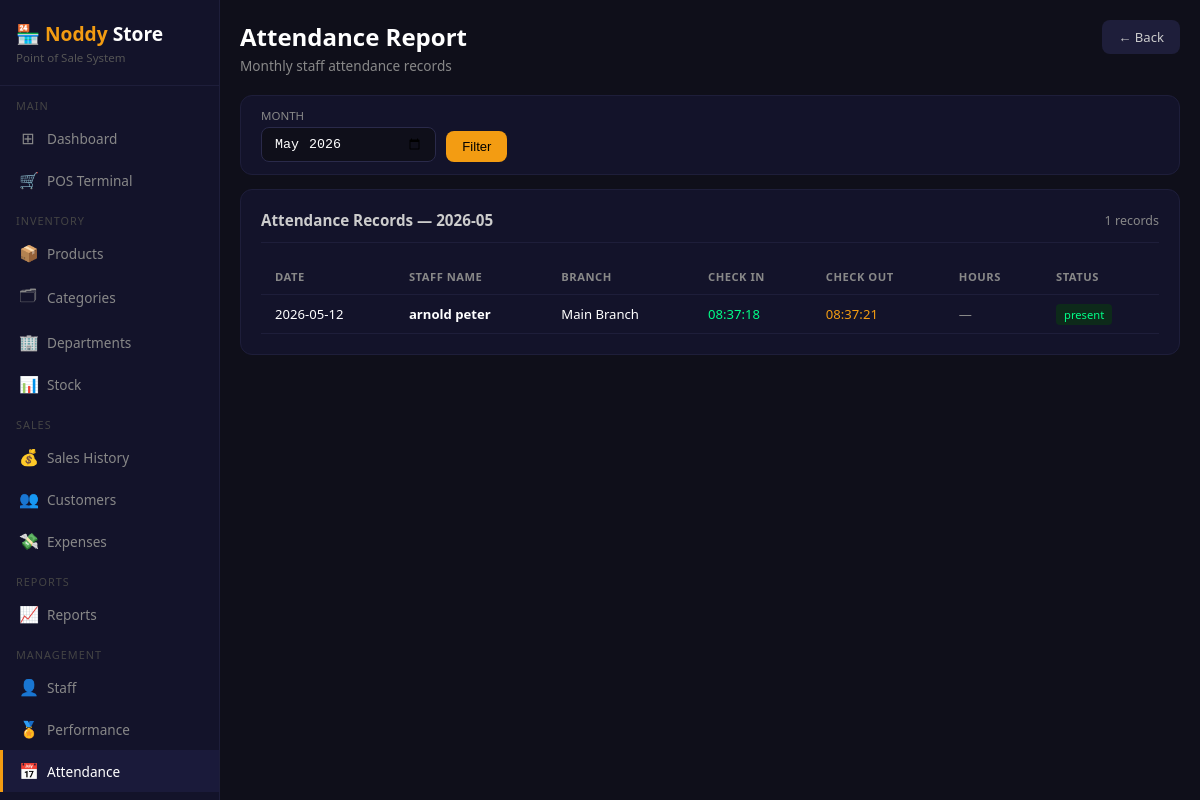
Page /staff/attendance/report (signed in) on the committed database.
### tables this page shows
CREATE TABLE attendance (
        id         INTEGER PRIMARY KEY AUTOINCREMENT,
        user_id    INTEGER,
        branch_id  INTEGER,
        date       TEXT,
        check_in   TEXT,
        check_out  TEXT,
        status     TEXT DEFAULT 'present',
        FOREIGN KEY (user_id)   REFERENCES users(id),
        FOREIGN KEY (branch_id) REFERENCES branches(id)
    );

CREATE TABLE users (
        id         INTEGER PRIMARY KEY AUTOINCREMENT,
        full_name  TEXT NOT NULL,
        username   TEXT UNIQUE NOT NULL,
        password   TEXT NOT NULL,
        role       TEXT DEFAULT 'cashier',
        branch_id  INTEGER,
        active     INTEGER DEFAULT 1,
        created_at TEXT DEFAULT CURRENT_TIMESTAMP,
        FOREIGN KEY (branch_id) REFERENCES branches(id)
    );

CREATE TABLE branches (
        id         INTEGER PRIMARY KEY AUTOINCREMENT,
        name       TEXT NOT NULL,
        location   TEXT,
        phone      TEXT,
        created_at TEXT DEFAULT CURRENT_TIMESTAMP
    );

### app.py (the view)
@app.route('/staff/attendance/report')
@login_required
def attendance_report():
    conn      = get_db()
    branch_id = session.get('branch_id')
    role      = session.get('role')
    month     = request.args.get('month', datetime.now().strftime('%Y-%m'))
    bf        = '' if role=='admin' else f'AND a.branch_id={branch_id}'
    records   = conn.execute(f'''
        SELECT a.*,u.full_name,b.name as branch_name
        FROM attendance a
        JOIN users u ON a.user_id=u.id
        LEFT JOIN branches b ON a.branch_id=b.id
        WHERE strftime('%Y-%m',a.date)=? {bf}
        ORDER BY a.date DESC,u.full_name
    ''', (month,)).fetchall()
    conn.close()
    return render_template('attendance.html', records=records, month=month)

### app.py (called while the page is built)
def login_required(f):
    @wraps(f)
    def decorated(*args, **kwargs):
        if 'user_id' not in session:
            return redirect(url_for('login'))
        return f(*args, **kwargs)
    return decorated

### database.py (called while the page is built)
def get_db():
    conn = sqlite3.connect(DB)
    conn.row_factory = sqlite3.Row
    return conn

### templates/attendance.html (shortened to what this page needs)
{% extends 'base.html' %}
{% block content %}
<div class="page-header">
    <div>
        <h2>Attendance Report</h2>
        <p>Monthly staff attendance records</p>
    </div>
    <a href="/staff" class="btn btn-secondary">← Back</a>
</div>
<div class="card" style="padding:12px 20px;margin-bottom:14px;">
    <form method="GET" style="display:flex;gap:10px;align-items:flex-end;">
        <div>
            <label style="display:block;color:#888;font-size:0.72rem;margin-bottom:4px;text-transform:uppercase">Month</label>
            <input type="month" name="month" value="{{ month }}"
                   style="padding:8px 12px;background:#0f0f1a;border:1px solid #2a2a4a;border-radius:8px;color:#fff;outline:none;"/>
        </div>
        <button type="submit" class="btn btn-primary">Filter</button>
    </form>
</div>
<div class="card">
    <div class="card-header">
        <h3>Attendance Records — {{ month }}</h3>
        <span style="color:#888;font-size:0.78rem">{{ records|length }} records</span>
    </div>
    <table>
        <thead>
            <tr>
                <th>Date</th>
                <th>Staff Name</th>
                <th>Branch</th>
                <th>Check In</th>
                <th>Check Out</th>
                <th>Hours</th>
                <th>Status</th>
            </tr>
        </thead>
        <tbody>
            {% for r in records %}
            {% set hours = '—' %}
            {% if r.check_in and r.check_out %}
                {% set h_in  = r.check_in[:5].split(':') %}
                {% set h_out = r.check_out[:5].split(':') %}
            {% endif %}
            <tr>
                <td>{{ r.date }}</td>
                <td><strong>{{ r.full_name }}</strong></td>
                <td>{{ r.branch_name }}</td>
                <td style="color:#00ff88">{{ r.check_in or '—' }}</td>
                <td style="color:#f39c12">{{ r.check_out or 'Still in' }}</td>
                <td style="color:#888">—</td>
                <td>
                    <span class="badge badge-{% if r.status=='present' %}success{% elif r.status=='late' %}warning{% else %}danger{% endif %}">
                        {{ r.status }}
                    </span>
                </td>
            </tr>
            {% else %}
            <tr>
                <td colspan="7" style="text-align:center;color:#555;padding:24px">
                    No attendance records for {{ month }}
                </td>
            </tr>
            {% endfor %}
        </tbody>
    </table>
</div>
{% endblock %}

### templates/base.html (style rules this page uses)
* { margin:0;padding:0;box-sizing:border-box; }
body { background:#0f0f1a;color:#fff;font-family:'Segoe UI',sans-serif;display:flex;min-height:100vh; }
.page-header { margin-bottom:20px;display:flex;justify-content:space-between;align-items:flex-start; }
.page-header h2 { font-size:1.5rem;font-weight:600; }
.page-header p { color:#888;font-size:0.85rem;margin-top:3px; }
.card { background:#13132a;border-radius:12px;border:1px solid #1e1e3a;padding:20px;margin-bottom:16px; }
.card-header { display:flex;justify-content:space-between;align-items:center;margin-bottom:16px;padding-bottom:12px;border-bottom:1px solid #1e1e3a; }
.card-header h3 { font-size:0.95rem;color:#ccc; }
table { width:100%;border-collapse:collapse; }
th,td { padding:10px 14px;text-align:left;font-size:0.82rem;border-bottom:1px solid #1e1e3a; }
th { color:#888;text-transform:uppercase;font-size:0.7rem;letter-spacing:.5px; }
.btn { padding:8px 16px;border:none;border-radius:8px;cursor:pointer;font-size:0.82rem;font-weight:500;text-decoration:none;display:inline-block; }
.btn-primary { background:#f39c12;color:#000; }
.btn-secondary { background:#1e1e3a;color:#ccc; }
.badge { padding:3px 8px;border-radius:4px;font-size:0.7rem;font-weight:500; }
.badge-success { background:#0d2a1a;color:#00ff88; }

### rows in the picture
attendance: date "2026-05-12", full_name "arnold peter", branch_name "Main Branch", check_in "08:37:18", check_out "08:37:21", status "present"

### other values in the picture
{{ month }} "2026-05"
{{ records|length }} "1"
